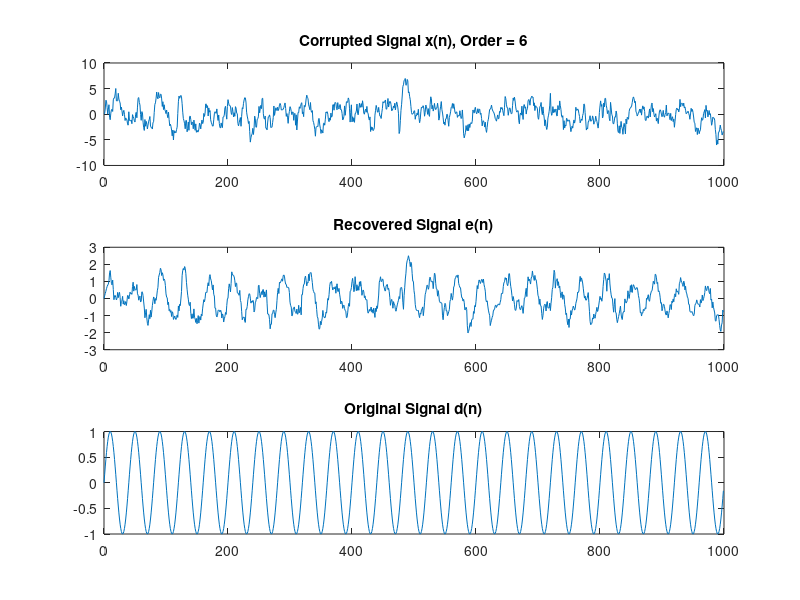
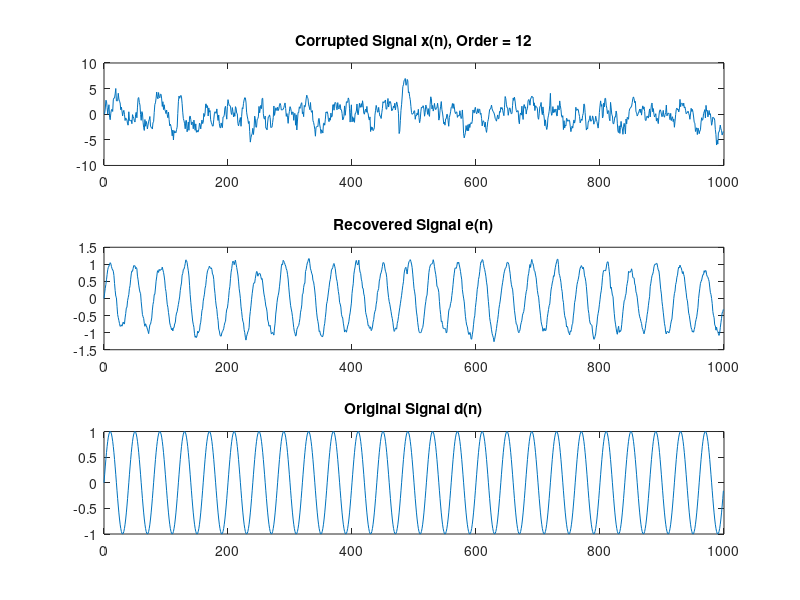

Write MATLAB code to recreate these figures, in order.
clc;
clear;
close all;

%% Parameters
N = 1000;
w0 = 0.05*pi;
phi = 0;
orders = [6 12];

% Generate desired signal
n = 0:N-1;
d = sin(w0*n + phi);

%% Generate white noise
g = randn(1,N);
g = g - mean(g);      % zero mean
g = g / std(g);       % unit standard deviation


v1 = zeros(1,N);
for k = 2:N
    v1(k) = 0.8*v1(k-1) + g(k);       % starting the counter form 2 to avoid negative index
end

v2 = zeros(1,N);
for k = 2:N                            % starting the counter form 2 to avoid negative index
    v2(k) = -0.6*v2(k-1) + g(k);
end

x = d + v1;                            % Corrupted signal

% Wiener filter design
for idx = 1:length(orders)             % for loop that loops twice one for order 12 and one for order 6

    M = orders(idx);
    % Estimate autocorrelation of v2 (rv2)
    rv2 = zeros(M+1,1);

    for k = 0:M
        sum_val = 0;
        for n1 = k+1:N
            sum_val = sum_val + v2(n1)*v2(n1-k);      % no complex conjuct as the function is real
        end
        rv2(k+1) = sum_val/N;
    end

    % Form autocorrelation matrix
    Rv2 = toeplitz(rv2);

    % Estimate cross-correlation
    rxv2 = zeros(M+1,1);

    for k = 0:M

        sum_val = 0;

        for n1 = k+1:N
            sum_val = sum_val + x(n1)*v2(n1-k);
        end

        rxv2(k+1) = sum_val/N;
    end

    %% Wiener solution
    w = inv(Rv2)*rxv2;

    %% Filter output
    v1_hat = filter(w,1,v2);

    %% Error signal
    e = x - v1_hat;

    %% Plot
    figure;

    subplot(3,1,1);
    plot(n,x);
    title(['Corrupted Signal x(n), Order = ',num2str(M)]);

    subplot(3,1,2);
    plot(n,e);
    title('Recovered Signal e(n)');

    subplot(3,1,3);
    plot(n,d);
    title('Original Signal d(n)');

    %% MSE
    mse = mean((d-e).^2);

    disp(['Filter Order = ',num2str(M)]);
    disp(['MSE = ',num2str(mse)]);
end
